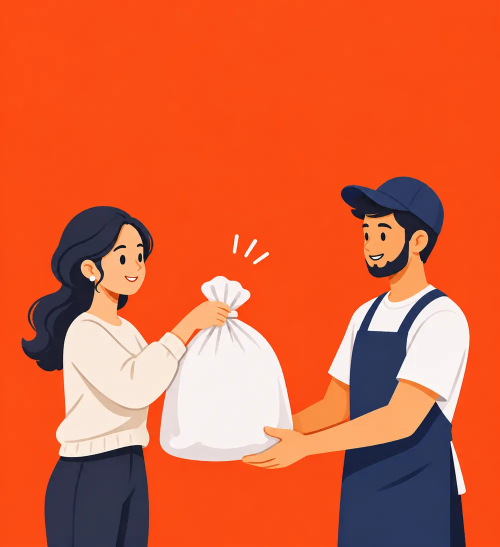
#> input picture website/src/assets/art-collect.webp, 1000 x 1094 px (shown at 1/2 size); its folder holds only this picture in this run
$ python cutout.py
#> lines starting #> are read from the running program, lines starting #| are printed output that depends on the picture; after the words box and inside, x2 and y2 are one past the last pixel; in counts of white or black regions, pixels touching at a corner belong together
"""Cut the five care illustrations out of their flat orange/yellow backdrops.

The backdrop is not perfectly flat (a soft lighter blob sits behind some figures), so it is modelled per
pixel: seed the pixels close to the corner colour, spread their colour smoothly across the frame, then
measure how far each pixel is from that local backdrop. Edges are un-mixed from the backdrop so no orange
fringe survives on the transparent cut.

  python cutout.py            -> ../website/src/assets/care-<name>.webp (RGBA) + work/cut-sheet.jpg
"""
import os

import cv2
import numpy as np

ROOT = os.path.dirname(os.path.abspath(__file__))
ASSETS = os.path.join(ROOT, "..", "website", "src", "assets")
NAMES = ["collect", "wash", "dry", "iron", "deliver"]
SEED = {"collect": 26, "wash": 24, "dry": 22, "iron": 22, "deliver": 22}
RAMP = {"dry": (4, 9)}   # (start, width) of the alpha ramp; default (7, 16)   # Lab distance that counts as backdrop


def smooth_fill(lab, seed, sigma):
    w = cv2.GaussianBlur(seed, (0, 0), sigma)
    out = np.empty_like(lab)
    for c in range(3):
        out[..., c] = cv2.GaussianBlur(lab[..., c] * seed, (0, 0), sigma) / np.maximum(w, 1e-4)
    return out, w


def cut(name):
#> called with name = 'collect'
    bgr = cv2.imread(os.path.join(ASSETS, f"art-{name}.webp"))
#> bgr is the input picture: shape (1094, 1000, 3); mean B, G, R 60.4, 97.7, 218.9
    img = bgr.astype(np.float32)
    lab = cv2.cvtColor(bgr, cv2.COLOR_BGR2LAB).astype(np.float32)
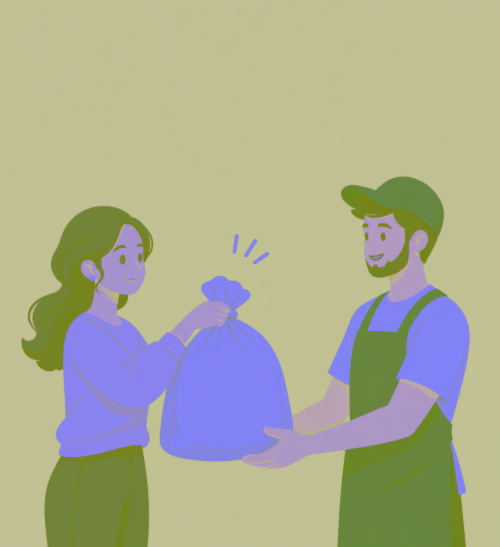
#> lab: shape (1094, 1000, 3) float32 (shown at 1/2 size); mean B, G, R 147.6, 172.2, 170.8
    corner = np.median(np.concatenate([lab[:20, :20].reshape(-1, 3), lab[:20, -20:].reshape(-1, 3)]), axis=0)
#> corner = [148, 193, 192.5]
    seed = (np.linalg.norm(lab - corner, axis=2) < SEED[name]).astype(np.float32)
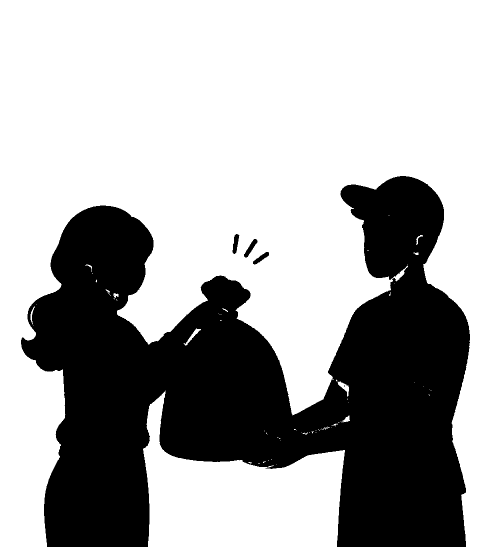
#> seed: shape (1094, 1000) float32 (shown at 1/2 size); values 0 (black) and 1 (white), 66.3% white; 5 black regions (1 under 20 px), largest, box (x1, y1, x2, y2) and area: (42, 352, 940, 1094) 368046, (488, 478, 515, 515) 356, (465, 468, 479, 508) 327, (506, 504, 538, 529) 307
    # keep only backdrop connected to the frame edge, so a figure's own orange is not taken for backdrop
    n, lbl = cv2.connectedComponents(seed.astype(np.uint8), connectivity=4)
#> lbl: shape (1094, 1000) int32; 100 distinct labels, from 0 to 99
#> n = 100
    edge = set(np.unique(np.concatenate([lbl[0], lbl[-1], lbl[:, 0], lbl[:, -1]]))) - {0}
#> edge = 2 items
    near = np.linalg.norm(lab - corner, axis=2) < 10
#> near: shape (1094, 1000) bool; 65.8% white; 15 black regions (11 under 20 px), largest, box (x1, y1, x2, y2) and area: (41, 351, 941, 1094) 373099, (487, 477, 516, 516) 429, (464, 468, 479, 509) 415, (504, 503, 540, 531) 378
    big = [i for i in range(1, n) if (lbl == i).sum() > 4000 and near[lbl == i].mean() > 0.8]
#> big = [1, 45]
    keep = np.isin(lbl, list(edge | set(big))).astype(np.float32)
    seed = cv2.erode(keep, np.ones((5, 5), np.uint8))
#> seed: shape (1094, 1000) float32; values 0 (black) and 1 (white), 65% white; 4 black regions, box (x1, y1, x2, y2) and area: (40, 350, 942, 1094) 380819, (486, 476, 517, 517) 628, (463, 466, 481, 510) 559, (504, 502, 540, 531) 552
    # local backdrop colour: fine where the backdrop is all round, broad where it has to bridge a figure
    fine, wf = smooth_fill(lab, seed, 12)
    broad, _ = smooth_fill(lab, seed, 60)
#> call 2 of smooth_fill, with sigma = 60
#> after the loop in smooth_fill (call 2), `for c in range(3):`:
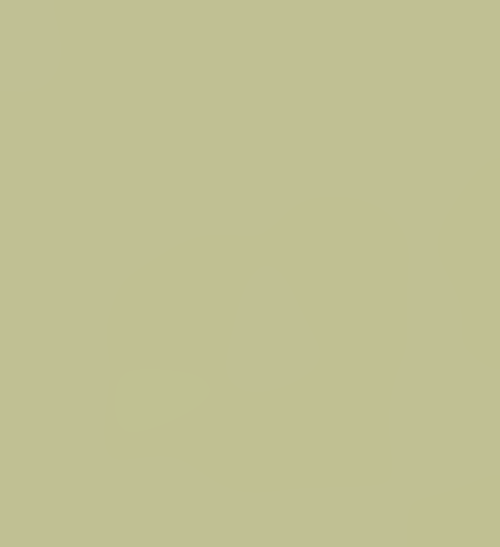
#> out: shape (1094, 1000, 3) float32 (shown at 1/2 size); mean B, G, R 145.6, 192, 192
    k = np.clip(wf * 3, 0, 1)[..., None]
    bg_lab = fine * k + broad * (1 - k)
    d = np.linalg.norm(lab - bg_lab, axis=2)
    r0, rw = RAMP.get(name, (7, 16))
    a = np.clip((d - r0) / rw, 0, 1)
    a = a * a * (3 - 2 * a)
    # drop specks
    solid = (a > 0.5).astype(np.uint8)
#> solid: shape (1094, 1000); values 0 (black) and 1 (white), 34.1% white; 5 white regions (1 under 20 px), largest, box (x1, y1, x2, y2) and area: (42, 352, 940, 1094) 371379, (487, 477, 515, 515) 402, (464, 468, 479, 508) 379, (505, 503, 540, 529) 347
    n, lbl, st, _ = cv2.connectedComponentsWithStats(solid, connectivity=8)
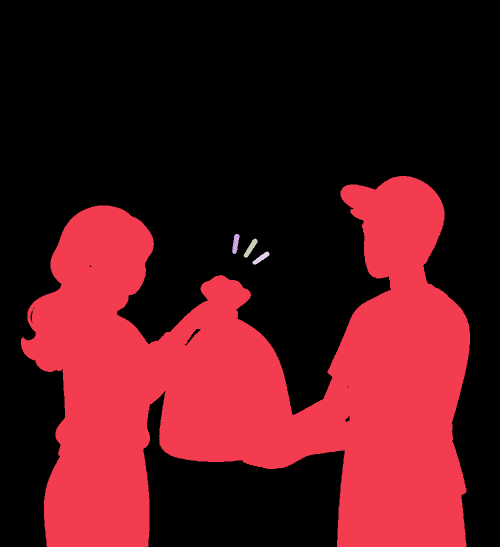
#> lbl: shape (1094, 1000) int32 (shown at 1/2 size); 6 distinct labels, from 0 to 5; one colour per label, 0 black
#> n = 6; st = [[0, 0, 1000, 1094, 721492], [42, 352, 898, 742, 371379], [464, 468, 15, 40, 379], [487, 477, 28, 38, 402], [505, 503, 35, 26, 347], [47, 672, 1, 1, 1]]
    for i in range(1, n):
        if st[i, cv2.CC_STAT_AREA] < 60:
            a[lbl == i] = 0
#> a: shape (1094, 1000) float32; min 0, max 1, mean 0.341
    # holes inside a figure that are not the backdrop's own colour (a pale yellow towel on a yellow ground) are filled
    dc = np.linalg.norm(lab - corner, axis=2)
    clear = (a < 0.5).astype(np.uint8)
    n, lbl, st, _ = cv2.connectedComponentsWithStats(clear, connectivity=4)
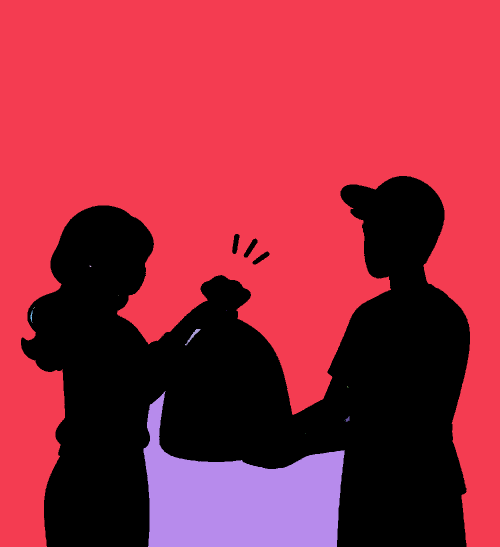
#> lbl: shape (1094, 1000) int32 (shown at 1/2 size); 17 distinct labels, from 0 to 16; one colour per label, 0 black
#> n = 17; st = 17 rows, first 6: [42, 352, 898, 742, 372507], [0, 0, 1000, 1094, 651523], [179, 531, 4, 3, 8], [236, 590, 1, 1, 1], [68, 614, 1, 2, 2], [67, 616, 1, 2, 2]
    border = set(np.unique(np.concatenate([lbl[0], lbl[-1], lbl[:, 0], lbl[:, -1]])))
#> border = 3 items
    for i in range(1, n):
        if i in border or st[i, cv2.CC_STAT_AREA] > 9000:
            continue
        m = lbl == i
        if np.median(dc[m]) > 12:
            a[m] = 1.0
#> a: shape (1094, 1000) float32; min 0, max 1, mean 0.341
    a = np.maximum(a, cv2.GaussianBlur((a > 0.99).astype(np.float32), (0, 0), 0.6) * 0)  # keep a as is
    bg_bgr = cv2.cvtColor(np.clip(bg_lab, 0, 255).astype(np.uint8), cv2.COLOR_LAB2BGR).astype(np.float32)
    A = a[..., None]
    fg = np.where(A > 0.02, (img - bg_bgr * (1 - A)) / np.maximum(A, 0.02), img)
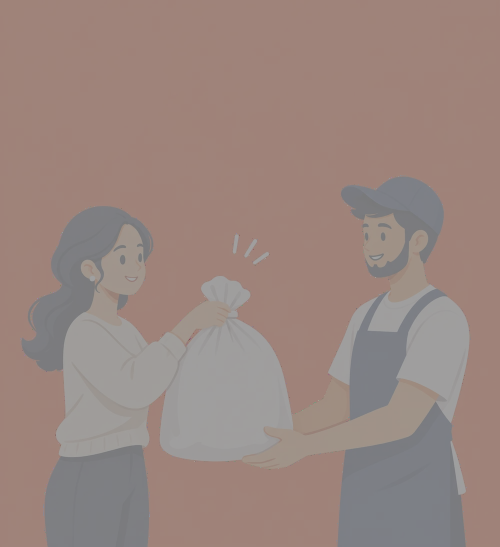
#> fg: shape (1094, 1000, 3) float32 (shown at 1/2 size); mean of channels 0, 1, 2 60.5, 97.6, 220.3; drawn with min black and max white
    fg = np.clip(fg, 0, 255)
    # the soft ground shadows painted in the backdrop's colour become neutral shadows on whatever is behind
    fg_lab = cv2.cvtColor(fg.astype(np.uint8), cv2.COLOR_BGR2LAB).astype(np.float32)
    tinted = (np.linalg.norm(lab - bg_lab, axis=2) < 45) & (a < 0.999) & (a > 0) & (lab[..., 0] <= bg_lab[..., 0] + 4)
#> tinted: shape (1094, 1000) bool; 0.41% white in thin lines or dots, all inside (x1, y1, x2, y2) = (40, 351, 941, 1094)
    fg[tinted] = (52, 34, 22)
    a = np.where(tinted, a * 0.4, a)
    A = a[..., None]
    rgba = np.dstack([fg, a * 255]).astype(np.uint8)
    cv2.imwrite(os.path.join(ASSETS, f"care-{name}.webp"), rgba, [cv2.IMWRITE_WEBP_QUALITY, 92])
    return rgba


def main():
    tiles = []
    for nm in NAMES:
        rgba = cut(nm).astype(np.float32)
        A = rgba[..., 3:] / 255
        chk = np.zeros_like(rgba[..., :3])
        chk[:] = (150, 110, 60)   # a mid blue-grey check backdrop (BGR)
        yy, xx = np.mgrid[:chk.shape[0], :chk.shape[1]]
        chk[((yy // 40 + xx // 40) % 2) == 0] = (205, 170, 120)
        comp = rgba[..., :3] * A + chk * (1 - A)
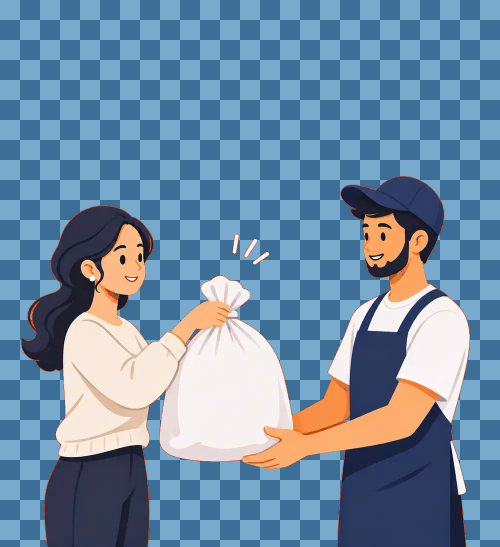
#> comp: shape (1094, 1000, 3) float32 (shown at 1/2 size); mean of channels 0, 1, 2 165.1, 140.5, 112.9; drawn as B, G, R
        tiles.append(cv2.resize(comp.astype(np.uint8), (330, 361)))
    cv2.imwrite(os.path.join(ROOT, "work", "cut-sheet.jpg"), np.hstack(tiles))
    print("ok")


if __name__ == "__main__":
#> (the run stopped early here; a loop or call above may not have finished)
